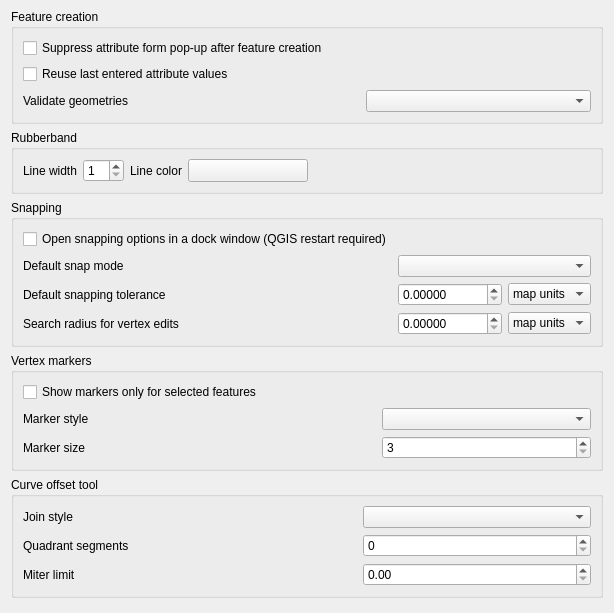
             <widget class="QWidget" name="mOptionsScrollAreaContents_07">
              <property name="geometry">
               <rect>
                <x>0</x>
                <y>0</y>
                <width>614</width>
                <height>613</height>
               </rect>
              </property>
              <layout class="QVBoxLayout" name="verticalLayout_31">
               <property name="topMargin">
                <number>9</number>
               </property>
               <item>
                <widget class="QgsCollapsibleGroupBox" name="mEnterAttributeValuesGroupBox">
                 <property name="title">
                  <string>Feature creation</string>
                 </property>
                 <layout class="QGridLayout" name="gridLayout_28">
                  <item row="2" column="2">
                   <widget class="QComboBox" name="mValidateGeometries">
                    <property name="sizePolicy">
                     <sizepolicy hsizetype="Expanding" vsizetype="Fixed">
                      <horstretch>0</horstretch>
                      <verstretch>0</verstretch>
                     </sizepolicy>
                    </property>
                   </widget>
                  </item>
                  <item row="2" column="0">
                   <widget class="QLabel" name="label_19">
                    <property name="text">
                     <string>Validate geometries</string>
                    </property>
                   </widget>
                  </item>
                  <item row="0" column="0" colspan="3">
                   <widget class="QCheckBox" name="chkDisableAttributeValuesDlg">
                    <property name="text">
                     <string>Suppress attribute form pop-up after feature creation</string>
                    </property>
                    <property name="tristate">
                     <bool>false</bool>
                    </property>
                   </widget>
                  </item>
                  <item row="2" column="1">
                   <spacer name="horizontalSpacer_32">
                    <property name="orientation">
                     <enum>Qt::Horizontal</enum>
                    </property>
                    <property name="sizeHint" stdset="0">
                     <size>
                      <width>40</width>
                      <height>20</height>
                     </size>
                    </property>
                   </spacer>
                  </item>
                  <item row="1" column="0" colspan="3">
                   <widget class="QCheckBox" name="chkReuseLastValues">
                    <property name="text">
                     <string>Reuse last entered attribute values</string>
                    </property>
                    <property name="tristate">
                     <bool>false</bool>
                    </property>
                   </widget>
                  </item>
                 </layout>
                </widget>
               </item>
               <item>
                <widget class="QgsCollapsibleGroupBox" name="mRubberBandGroupBox">
                 <property name="title">
                  <string>Rubberband</string>
                 </property>
                 <layout class="QGridLayout" name="_9">
                  <item row="0" column="2">
                   <widget class="QLabel" name="mLineColorTextLabel">
                    <property name="sizePolicy">
                     <sizepolicy hsizetype="Maximum" vsizetype="Preferred">
                      <horstretch>0</horstretch>
                      <verstretch>0</verstretch>
                     </sizepolicy>
                    </property>
                    <property name="text">
                     <string>Line color</string>
                    </property>
                   </widget>
                  </item>
                  <item row="0" column="1">
                   <widget class="QSpinBox" name="mLineWidthSpinBox">
                    <property name="toolTip">
                     <string>Line width in pixels</string>
                    </property>
                    <property name="minimum">
                     <number>1</number>
                    </property>
                   </widget>
                  </item>
                  <item row="0" column="0">
                   <widget class="QLabel" name="mLineWidthTextLabel">
                    <property name="sizePolicy">
                     <sizepolicy hsizetype="Maximum" vsizetype="Preferred">
                      <horstretch>0</horstretch>
                      <verstretch>0</verstretch>
                     </sizepolicy>
                    </property>
                    <property name="text">
                     <string>Line width</string>
                    </property>
                   </widget>
                  </item>
                  <item row="0" column="4">
                   <spacer name="horizontalSpacer_33">
                    <property name="orientation">
                     <enum>Qt::Horizontal</enum>
                    </property>
                    <property name="sizeHint" stdset="0">
                     <size>
                      <width>40</width>
                      <height>20</height>
                     </size>
                    </property>
                   </spacer>
                  </item>
                  <item row="0" column="3">
                   <widget class="QgsColorButtonV2" name="mLineColorToolButton">
                    <property name="sizePolicy">
                     <sizepolicy hsizetype="Fixed" vsizetype="Fixed">
                      <horstretch>0</horstretch>
                      <verstretch>0</verstretch>
                     </sizepolicy>
                    </property>
                    <property name="minimumSize">
                     <size>
                      <width>120</width>
                      <height>0</height>
                     </size>
                    </property>
                    <property name="maximumSize">
                     <size>
                      <width>120</width>
                      <height>16777215</height>
                     </size>
                    </property>
                    <property name="text">
                     <string/>
                    </property>
                   </widget>
                  </item>
                 </layout>
                </widget>
               </item>
               <item>
                <widget class="QgsCollapsibleGroupBox" name="mSnappingGroupBox">
                 <property name="title">
                  <string>Snapping</string>
                 </property>
                 <layout class="QGridLayout" name="_10">
                  <item row="1" column="0">
                   <widget class="QLabel" name="mDefaultSnapModeLabel">
                    <property name="text">
                     <string>Default snap mode</string>
                    </property>
                   </widget>
                  </item>
                  <item row="1" column="4" colspan="2">
                   <widget class="QComboBox" name="mDefaultSnapModeComboBox">
                    <property name="sizePolicy">
                     <sizepolicy hsizetype="Expanding" vsizetype="Fixed">
                      <horstretch>0</horstretch>
                      <verstretch>0</verstretch>
                     </sizepolicy>
                    </property>
                   </widget>
                  </item>
                  <item row="2" column="0" colspan="2">
                   <widget class="QLabel" name="mDefaultSnappingToleranceTextLabel">
                    <property name="text">
                     <string>Default snapping tolerance</string>
                    </property>
                   </widget>
                  </item>
                  <item row="2" column="4">
                   <widget class="QDoubleSpinBox" name="mDefaultSnappingToleranceSpinBox">
                    <property name="decimals">
                     <number>5</number>
                    </property>
                    <property name="maximum">
                     <double>99999999.989999994635582</double>
                    </property>
                   </widget>
                  </item>
                  <item row="3" column="0" colspan="3">
                   <widget class="QLabel" name="mVertexSearchRadiusVertexEditLabel">
                    <property name="text">
                     <string>Search radius for vertex edits</string>
                    </property>
                   </widget>
                  </item>
                  <item row="3" column="4">
                   <widget class="QDoubleSpinBox" name="mSearchRadiusVertexEditSpinBox">
                    <property name="decimals">
                     <number>5</number>
                    </property>
                    <property name="maximum">
                     <double>99999999.989999994635582</double>
                    </property>
                   </widget>
                  </item>
                  <item row="2" column="5">
                   <widget class="QComboBox" name="mDefaultSnappingToleranceComboBox">
                    <property name="sizePolicy">
                     <sizepolicy hsizetype="Expanding" vsizetype="Fixed">
                      <horstretch>0</horstretch>
                      <verstretch>0</verstretch>
                     </sizepolicy>
                    </property>
                    <item>
                     <property name="text">
                      <string>map units</string>
                     </property>
                    </item>
                    <item>
                     <property name="text">
                      <string>pixels</string>
                     </property>
                    </item>
                   </widget>
                  </item>
                  <item row="3" column="5">
                   <widget class="QComboBox" name="mSearchRadiusVertexEditComboBox">
                    <item>
                     <property name="text">
                      <string>map units</string>
                     </property>
                    </item>
                    <item>
                     <property name="text">
                      <string>pixels</string>
                     </property>
                    </item>
                   </widget>
                  </item>
                  <item row="3" column="3">
                   <spacer>
                    <property name="orientation">
                     <enum>Qt::Horizontal</enum>
                    </property>
                    <property name="sizeHint" stdset="0">
                     <size>
                      <width>61</width>
                      <height>20</height>
                     </size>
                    </property>
                   </spacer>
                  </item>
                  <item row="2" column="2" colspan="2">
                   <spacer>
                    <property name="orientation">
                     <enum>Qt::Horizontal</enum>
                    </property>
                    <property name="sizeHint" stdset="0">
                     <size>
                      <width>241</width>
                      <height>20</height>
                     </size>
                    </property>
                   </spacer>
                  </item>
                  <item row="1" column="1" colspan="3">
                   <spacer>
                    <property name="orientation">
                     <enum>Qt::Horizontal</enum>
                    </property>
                    <property name="sizeHint" stdset="0">
                     <size>
                      <width>311</width>
                      <height>20</height>
                     </size>
                    </property>
                   </spacer>
                  </item>
                  <item row="0" column="0" colspan="6">
                   <widget class="QCheckBox" name="cbxSnappingOptionsDocked">
                    <property name="text">
                     <string>Open snapping options in a dock window (QGIS restart required)</string>
                    </property>
                   </widget>
                  </item>
                 </layout>
                </widget>
               </item>
               <item>
                <widget class="QgsCollapsibleGroupBox" name="mVertexMarkerGroupBox">
                 <property name="title">
                  <string>Vertex markers</string>
                 </property>
                 <layout class="QGridLayout" name="_11">
                  <item row="1" column="0">
                   <widget class="QLabel" name="mMarkerStyleLabel">
                    <property name="text">
                     <string>Marker style</string>
                    </property>
                   </widget>
                  </item>
                  <item row="1" column="1">
                   <spacer>
                    <property name="orientation">
                     <enum>Qt::Horizontal</enum>
                    </property>
                    <property name="sizeHint" stdset="0">
                     <size>
                      <width>281</width>
                      <height>20</height>
                     </size>
                    </property>
                   </spacer>
                  </item>
                  <item row="1" column="2">
                   <widget class="QComboBox" name="mMarkerStyleComboBox">
                    <property name="sizePolicy">
                     <sizepolicy hsizetype="Expanding" vsizetype="Fixed">
                      <horstretch>0</horstretch>
                      <verstretch>0</verstretch>
                     </sizepolicy>
                    </property>
                   </widget>
                  </item>
                  <item row="2" column="2">
                   <widget class="QSpinBox" name="mMarkerSizeSpinBox">
                    <property name="layoutDirection">
                     <enum>Qt::LeftToRight</enum>
                    </property>
                    <property name="minimum">
                     <number>3</number>
                    </property>
                    <property name="singleStep">
                     <number>2</number>
                    </property>
                   </widget>
                  </item>
                  <item row="2" column="0">
                   <widget class="QLabel" name="label_6">
                    <property name="text">
                     <string>Marker size</string>
                    </property>
                   </widget>
                  </item>
                  <item row="2" column="1">
                   <spacer>
                    <property name="orientation">
                     <enum>Qt::Horizontal</enum>
                    </property>
                    <property name="sizeHint" stdset="0">
                     <size>
                      <width>40</width>
                      <height>20</height>
                     </size>
                    </property>
                   </spacer>
                  </item>
                  <item row="0" column="0" colspan="3">
                   <widget class="QCheckBox" name="mMarkersOnlyForSelectedCheckBox">
                    <property name="text">
                     <string>Show markers only for selected features</string>
                    </property>
                   </widget>
                  </item>
                 </layout>
                </widget>
               </item>
               <item>
                <widget class="QgsCollapsibleGroupBox" name="groupBox_21">
                 <property name="title">
                  <string>Curve offset tool</string>
                 </property>
                 <layout class="QGridLayout" name="gridLayout">
                  <item row="1" column="2">
                   <widget class="QSpinBox" name="mOffsetQuadSegSpinBox"/>
                  </item>
                  <item row="2" column="0">
                   <widget class="QLabel" name="label_28">
                    <property name="text">
                     <string>Miter limit</string>
                    </property>
                   </widget>
                  </item>
                  <item row="0" column="0">
                   <widget class="QLabel" name="label_26">
                    <property name="text">
                     <string>Join style</string>
                    </property>
                   </widget>
                  </item>
                  <item row="0" column="2">
                   <widget class="QComboBox" name="mOffsetJoinStyleComboBox">
                    <property name="sizePolicy">
                     <sizepolicy hsizetype="Expanding" vsizetype="Fixed">
                      <horstretch>0</horstretch>
                      <verstretch>0</verstretch>
                     </sizepolicy>
                    </property>
                   </widget>
                  </item>
                  <item row="1" column="0">
                   <widget class="QLabel" name="label_27">
                    <property name="text">
                     <string>Quadrant segments</string>
                    </property>
                   </widget>
                  </item>
                  <item row="2" column="2">
                   <widget class="QDoubleSpinBox" name="mCurveOffsetMiterLimitComboBox"/>
                  </item>
                  <item row="0" column="1">
                   <spacer name="horizontalSpacer_29">
                    <property name="orientation">
                     <enum>Qt::Horizontal</enum>
                    </property>
                    <property name="sizeHint" stdset="0">
                     <size>
                      <width>40</width>
                      <height>20</height>
                     </size>
                    </property>
                   </spacer>
                  </item>
                  <item row="1" column="1">
                   <spacer name="horizontalSpacer_30">
                    <property name="orientation">
                     <enum>Qt::Horizontal</enum>
                    </property>
                    <property name="sizeHint" stdset="0">
                     <size>
                      <width>40</width>
                      <height>20</height>
                     </size>
                    </property>
                   </spacer>
                  </item>
                  <item row="2" column="1">
                   <spacer name="horizontalSpacer_31">
                    <property name="orientation">
                     <enum>Qt::Horizontal</enum>
                    </property>
                    <property name="sizeHint" stdset="0">
                     <size>
                      <width>40</width>
                      <height>20</height>
                     </size>
                    </property>
                   </spacer>
                  </item>
                 </layout>
                </widget>
               </item>
               <item>
                <spacer name="verticalSpacer_4">
                 <property name="orientation">
                  <enum>Qt::Vertical</enum>
                 </property>
                 <property name="sizeHint" stdset="0">
                  <size>
                   <width>20</width>
                   <height>40</height>
                  </size>
                 </property>
                </spacer>
               </item>
              </layout>
             </widget>
